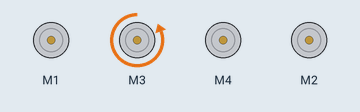
Simulated run of this sketch. Board: Arduino Uno, built with avr-gcc and run on an emulated ATmega328P. Parts: 4 × DC motor (green arrow = forward, orange = backward, longer = faster). What the sketch prints to the serial monitor is not drawn.

Above: at 0.1 s.
At 3.0 s:
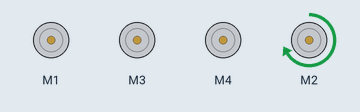
At 5.0 s:
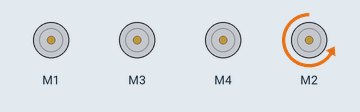
At 13.0 s:
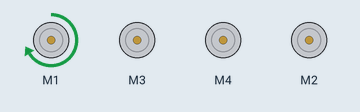
At 17.0 s:
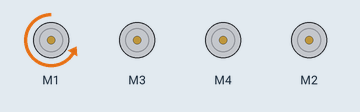
At 34.0 s:
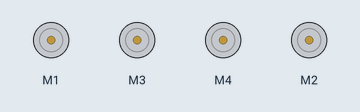
Timing chart, 0 to 35.5 s (numbered marks = the images above):
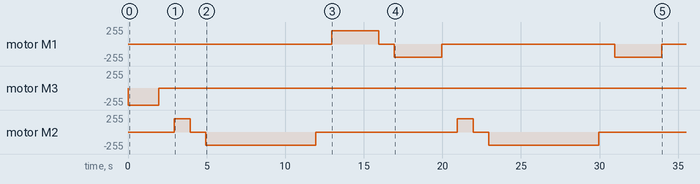

The sketch:

arduino.ino
```cpp
#include <AFMotor.h>
AF_DCMotor bottom(1); // create motor #2
AF_DCMotor left(3); //left
AF_DCMotor right(4); //right
AF_DCMotor clip(2);

void setup() {
  Serial.begin(9600);           // set up Serial library at 9600 bps
  Serial.println("Motor test!");
  bottom.setSpeed(200);     // set the speed to 200/255
  left.setSpeed(255);
  right.setSpeed(255);
  clip.setSpeed(200);
}

int stopTime = 1950;
int i = 0;

void moveDown(){
    left.run(FORWARD);
    delay(stopTime);
    left.run(RELEASE);
    delay(1000);
}

void moveUp(){
    left.run(BACKWARD);
    delay(stopTime);
    left.run(RELEASE);
    delay(1000);
}

void moveAhead(){
  right.run(FORWARD);
  delay(stopTime);
  right.run(RELEASE);
  delay(1000);
}

void moveBack(){
  right.run(BACKWARD);
  delay(stopTime);
  right.run(RELEASE);
  delay(1000);
}

void clipOpen(){
    clip.run(FORWARD);
    delay(1000);
    clip.run(RELEASE);
    delay(1000);
}

void leftMove(){
  bottom.run(FORWARD);
    delay(3000);
    bottom.run(RELEASE);
    delay(1000);
}

void rightMove(){
  bottom.run(BACKWARD);
    delay(3000);
    bottom.run(RELEASE);
    delay(1000);
}

void closeClip(){
  clip.run(BACKWARD);
    delay(7000);
    clip.run(RELEASE);
    delay(1000);
}

void loop() {
  if(i <= 0){
    moveUp();
    clipOpen();
    closeClip();
    leftMove();
//    clipOpen();
//    closeClip();
//    leftMove();
//   moveDown();
//    clipOpen();
//    closeClip();
//    moveUp();
    rightMove();
    clipOpen();
    closeClip();
    rightMove();
    i++;
  }

}
```

Measured:
- by itself, motor M3: stopped → backward 255/255 at 0.00 s, → stopped 2.0 s later
- by itself, motor M2: stopped → forward 200/255 at 3.0 s, → stopped 1.0 s later, → backward 200/255 1.0 s later, → stopped 7.0 s later, … (8 changes in this stretch)
- by itself, motor M1: stopped → forward 200/255 at 13.0 s, → stopped 3.0 s later, → backward 200/255 1.0 s later, → stopped 3.0 s later, … (6 changes in this stretch)
